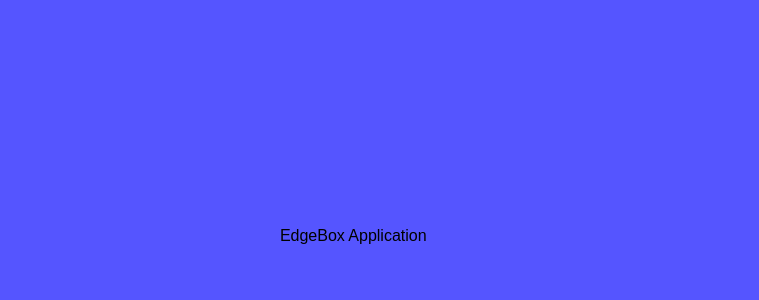
<?xml version="1.0" encoding="UTF-8"?>
<ui version="4.0">
 <class>Frame</class>
 <widget class="QFrame" name="Frame">
  <property name="geometry">
   <rect>
    <x>0</x>
    <y>0</y>
    <width>759</width>
    <height>300</height>
   </rect>
  </property>
  <property name="windowTitle">
   <string>Frame</string>
  </property>
  <property name="styleSheet">
   <string notr="true">QFrame{
 background-color:rgb(85, 85, 255)
}</string>
  </property>
  <property name="inputMethodHints">
   <set>Qt::ImhNone</set>
  </property>
  <widget class="QLabel" name="label">
   <property name="geometry">
    <rect>
     <x>50</x>
     <y>30</y>
     <width>881</width>
     <height>221</height>
    </rect>
   </property>
   <property name="text">
    <string/>
   </property>
   <property name="pixmap">
    <pixmap>../icons/addixo-st gris - fond-transparent (2).png</pixmap>
   </property>
  </widget>
  <widget class="QLabel" name="label_2">
   <property name="geometry">
    <rect>
     <x>280</x>
     <y>220</y>
     <width>191</width>
     <height>31</height>
    </rect>
   </property>
   <property name="font">
    <font>
     <pointsize>12</pointsize>
    </font>
   </property>
   <property name="text">
    <string>EdgeBox Application</string>
   </property>
  </widget>
 </widget>
 <resources/>
 <connections/>
</ui>
